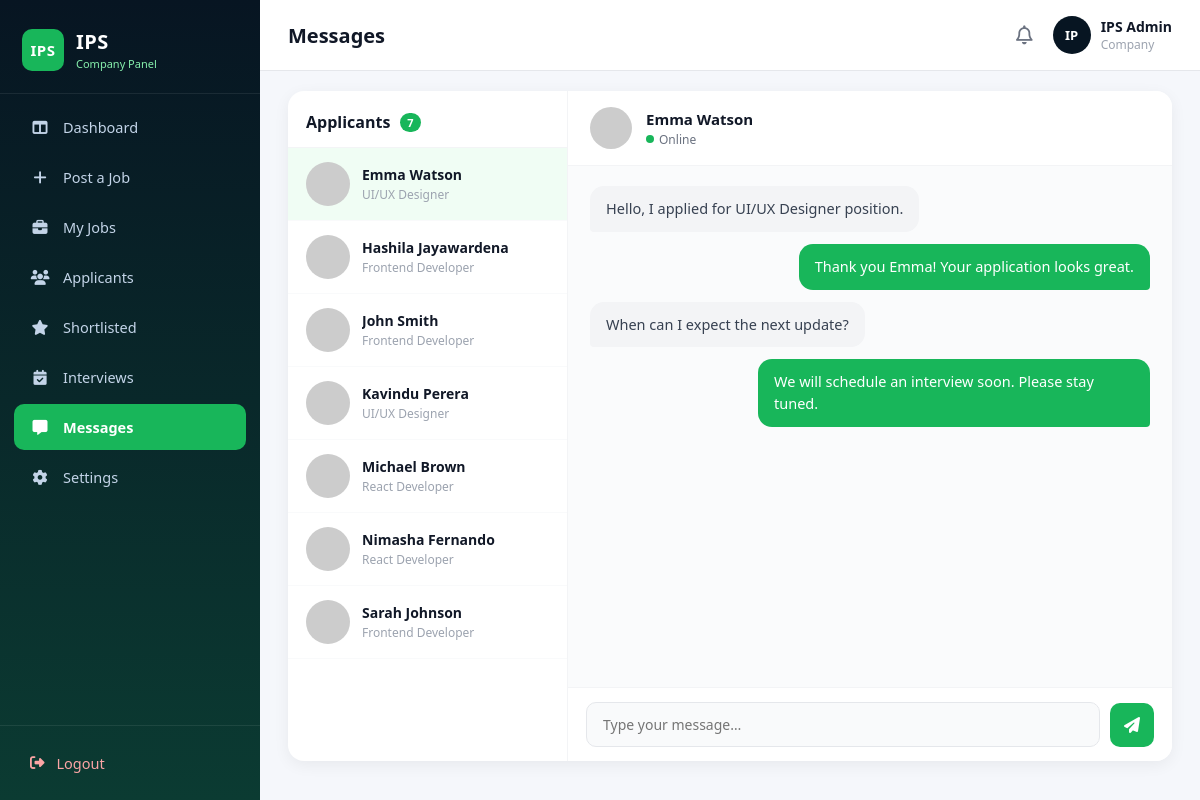
The app's page /messages.php (signed in) with its own data.
### tables this page shows
CREATE TABLE IF NOT EXISTS applicants (
    id         INT AUTO_INCREMENT PRIMARY KEY,
    company_id INT NOT NULL,
    job_id     INT NOT NULL,
    name       VARCHAR(150) NOT NULL,
    email      VARCHAR(150) NOT NULL,
    experience VARCHAR(50)  NOT NULL DEFAULT '',
    resume     VARCHAR(255) NOT NULL DEFAULT '',
    status     ENUM('pending','accepted','rejected') NOT NULL DEFAULT 'pending',
    applied_at DATETIME NOT NULL DEFAULT CURRENT_TIMESTAMP,
    FOREIGN KEY (company_id) REFERENCES companies(id) ON DELETE CASCADE,
    FOREIGN KEY (job_id)     REFERENCES jobs(id)      ON DELETE CASCADE
);

CREATE TABLE IF NOT EXISTS jobs (
    id          INT AUTO_INCREMENT PRIMARY KEY,
    company_id  INT NOT NULL,
    title       VARCHAR(200) NOT NULL,
    type        ENUM('Full Time','Part Time','Internship','Remote') NOT NULL,
    location    VARCHAR(100) NOT NULL,
    experience  VARCHAR(50)  NOT NULL,
    description TEXT         NOT NULL,
    skills      VARCHAR(300) NOT NULL DEFAULT '',
    status      ENUM('active','closed') NOT NULL DEFAULT 'active',
    created_at  DATETIME NOT NULL DEFAULT CURRENT_TIMESTAMP,
    FOREIGN KEY (company_id) REFERENCES companies(id) ON DELETE CASCADE
);

CREATE TABLE IF NOT EXISTS messages (
    id           INT AUTO_INCREMENT PRIMARY KEY,
    company_id   INT NOT NULL,
    applicant_id INT NOT NULL,
    sender       ENUM('company','applicant') NOT NULL,
    message      TEXT NOT NULL,
    sent_at      DATETIME NOT NULL DEFAULT CURRENT_TIMESTAMP,
    FOREIGN KEY (company_id)   REFERENCES companies(id)  ON DELETE CASCADE,
    FOREIGN KEY (applicant_id) REFERENCES applicants(id) ON DELETE CASCADE
);

### messages.php (the view, shortened to what this page needs)
<?php
$cid = (int)$_SESSION['company_id'];
$db   = getDB();
$stmt = $db->prepare("
    SELECT DISTINCT a.id, a.name, j.title AS job_title
    FROM applicants a
    JOIN jobs j ON j.id = a.job_id
    WHERE a.company_id = ?
    ORDER BY a.name
");
$stmt->bind_param('i', $cid);
$stmt->execute();
$contacts = $stmt->get_result()->fetch_all(MYSQLI_ASSOC);
$firstMessages = [];
$firstContact  = $contacts[0] ?? null;
if ($firstContact) {
    $s2 = $db->prepare("SELECT sender,message,sent_at FROM messages WHERE company_id=? AND applicant_id=? ORDER BY sent_at ASC");
    $s2->bind_param('ii', $cid, $firstContact['id']);
    $s2->execute();
    $firstMessages = $s2->get_result()->fetch_all(MYSQLI_ASSOC);
}
?>
<!DOCTYPE html>
<html lang="en">
<head>
  <link rel="stylesheet" href="css/sidebar.css">
  <link rel="stylesheet" href="css/messages.css">
  <link rel="stylesheet" href="https://cdnjs.cloudflare.com/ajax/libs/font-awesome/6.5.1/css/all.min.css">
</head>
<body>
<div class="container">
  <?php include 'includes/sidebar.php'; ?>
  <main class="main-area">
    <?php include 'includes/topbar.php'; ?>
    <div class="page-content messages-page">
      <div class="chat-container">
        <div class="contacts">
          <div class="contacts-header">
            <h3>Applicants</h3>
            <span class="contact-count"><?= count($contacts) ?></span>
          </div>
          <?php foreach ($contacts as $i => $c): ?>
          <div class="contact <?= $i === 0 ? 'active-contact' : '' ?>"
               onclick="switchContact(this, <?= $c['id'] ?>, '<?= htmlspecialchars(addslashes($c['name'])) ?>', <?= $i + 1 ?>)">
            <img src="https://i.pravatar.cc/50?img=<?= ($i % 15) + 1 ?>" alt="<?= htmlspecialchars($c['name']) ?>">
            <div class="contact-info">
              <span class="contact-name"><?= htmlspecialchars($c['name']) ?></span>
              <span class="contact-preview"><?= htmlspecialchars($c['job_title']) ?></span>
            </div>
          </div>
          <?php endforeach; ?>
        </div>
        <div class="chat-box">
          <div class="chat-header">
            <img src="https://i.pravatar.cc/40?img=1" id="chatAvatar" alt="">
            <div>
              <h4 id="chatName"><?= htmlspecialchars($firstContact['name'] ?? 'Select a contact') ?></h4>
              <p class="online-status"><span class="dot"></span>Online</p>
            </div>
          </div>
          <div class="messages" id="messages">
            <?php foreach ($firstMessages as $m): ?>
            <div class="message <?= $m['sender'] === 'company' ? 'sent' : 'received' ?>">
              <?= htmlspecialchars($m['message']) ?>
            </div>
            <?php endforeach; ?>
          </div>
          <div class="message-input">
            <input type="text" id="messageText" placeholder="Type your message…"
                   <?= !$firstContact ? 'disabled' : '' ?>>
            <button id="sendBtn" <?= !$firstContact ? 'disabled' : '' ?>>
              <i class="fa-solid fa-paper-plane"></i>
            </button>
          </div>
        </div>
      </div>
    </div>
  </main>
</div>
</body>
</html>

### css/sidebar.css (style rules this page uses)
* { margin: 0; padding: 0; box-sizing: border-box; font-family: "Segoe UI", Arial, sans-serif; }
body { background: #f5f7fb; color: #111827; }
.container { display: flex; min-height: 100vh; }
.main-area { flex: 1; min-width: 0; }
.page-content { padding: 28px; }

### css/messages.css (style rules this page uses)
.messages-page { padding: 20px 28px 0; }
.chat-container { display: flex; height: calc(100vh - 130px); background: white; border-radius: 16px; overflow: hidden; box-shadow: 0 4px 16px rgba(0,0,0,0.06); }
.contacts { width: 280px; border-right: 1px solid #f3f4f6; display: flex; flex-direction: column; flex-shrink: 0; }
.contacts-header { padding: 20px 18px 14px; display: flex; align-items: center; gap: 10px; border-bottom: 1px solid #f3f4f6; }
.contacts-header h3 { font-size: 16px; font-weight: 700; color: #111827; }
.contact-count { background: #18b65a; color: white; font-size: 11px; font-weight: 700; padding: 2px 7px; border-radius: 10px; }
.contact { display: flex; align-items: center; gap: 12px; padding: 14px 18px; cursor: pointer; border-bottom: 1px solid #f9fafb; transition: background 0.15s; position: relative; }
.active-contact { background: #f0fdf4 !important; }
.contact img { width: 44px; height: 44px; border-radius: 50%; object-fit: cover; flex-shrink: 0; }
.contact-info { display: flex; flex-direction: column; flex: 1; min-width: 0; }
.contact-name { font-size: 14px; font-weight: 600; color: #111827; white-space: nowrap; overflow: hidden; text-overflow: ellipsis; }
.contact-preview { font-size: 12px; color: #9ca3af; margin-top: 2px; }
.chat-box { flex: 1; display: flex; flex-direction: column; min-width: 0; }
.chat-header { padding: 16px 22px; display: flex; align-items: center; gap: 14px; border-bottom: 1px solid #f3f4f6; background: #fff; }
.chat-header img { width: 42px; height: 42px; border-radius: 50%; object-fit: cover; }
.chat-header h4 { font-size: 15px; font-weight: 700; color: #111827; margin-bottom: 2px; }
.online-status { font-size: 12px; color: #6b7280; display: flex; align-items: center; gap: 5px; }
.online-status .dot { width: 8px; height: 8px; background: #18b65a; border-radius: 50%; display: inline-block; }
.messages { flex: 1; padding: 20px 22px; overflow-y: auto; display: flex; flex-direction: column; gap: 12px; background: #fafbfc; }
.message { padding: 12px 16px; border-radius: 14px; max-width: 70%; font-size: 14.5px; line-height: 1.5; word-wrap: break-word; }
.received { background: #f3f4f6; color: #374151; align-self: flex-start; border-bottom-left-radius: 4px; }
.sent { background: #18b65a; color: white; align-self: flex-end; border-bottom-right-radius: 4px; }
.message-input { display: flex; align-items: center; gap: 10px; padding: 14px 18px; border-top: 1px solid #f3f4f6; background: #fff; }
.message-input input { flex: 1; padding: 12px 16px; border: 1.5px solid #e5e7eb; border-radius: 10px; font-size: 14px; outline: none; transition: border-color 0.2s; background: #f9fafb; }
.message-input button { width: 44px; height: 44px; background: #18b65a; color: white; border: none; border-radius: 10px; font-size: 16px; cursor: pointer; display: flex; align-items: center; justify-content: center; transition: background 0.2s; flex-shrink: 0; }

### records on screen
applicants: name "Emma Watson", job.title "UI/UX Designer"
applicants: name "Hashila Jayawardena", job.title "Frontend Developer"
applicants: name "John Smith", job.title "Frontend Developer"
applicants: name "Kavindu Perera", job.title "UI/UX Designer"
applicants: name "Michael Brown", job.title "React Developer"
applicants: name "Nimasha Fernando", job.title "React Developer"
applicants: name "Sarah Johnson", job.title "Frontend Developer"
messages: message "Hello, I applied for UI/UX Designer position."
messages: message "Thank you Emma! Your application looks great."
messages: message "When can I expect the next update?"
messages: message "We will schedule an interview soon. Please stay tuned."

### other values on screen
$item['label'] "Dashboard"
$item['label'] "Post a Job"
$item['label'] "My Jobs"
$item['label'] "Applicants"
$item['label'] "Shortlisted"
$item['label'] "Interviews"
$item['label'] "Messages"
$item['label'] "Settings"
$pageTitle "Messages"
$initials "IP"
$company['name'] "IPS Admin"
count($contacts) "7"
